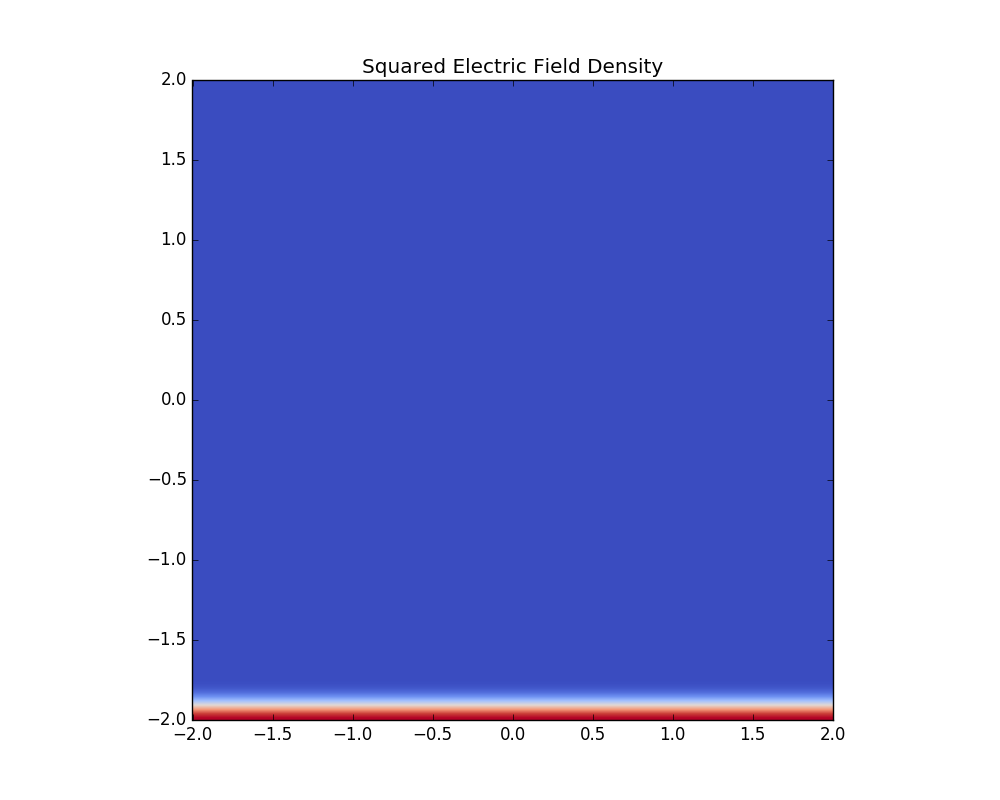
#> input picture data/wave_images/Screen_n0.png, 1000 x 800 px; its folder holds 4 pictures in this run
$ python Anim_wave.py
#> lines starting #> are read from the running program, lines starting #| are printed output that depends on the picture
from matplotlib import pyplot as plt
from matplotlib import animation
import matplotlib.image as mgimg
import numpy as np

#set up the figure
fig = plt.figure()
ax = plt.gca()

#initialization of animation, plot array of zeros
def init():
    imobj.set_data(np.zeros((200, 200)))

    return  imobj,

def animate(i):
    ## Read in picture
    #fname ="/home/nick/Python_code/gitnonlinearcq/data/wave_images/Screen_n{}.png".format(i)
#> called with i = 0
    fname ="data/wave_images/Screen_n{}.png".format(i)
#    fname ="/home/nick/Python_code/Anim/wave_imag/GIBCe2_height02_outer_magnet_n{}.png".format(i)
    ## here I use [-1::-1], to invert the array
    # IOtherwise it plots up-side down
    img = mgimg.imread(fname)[-1::-1]
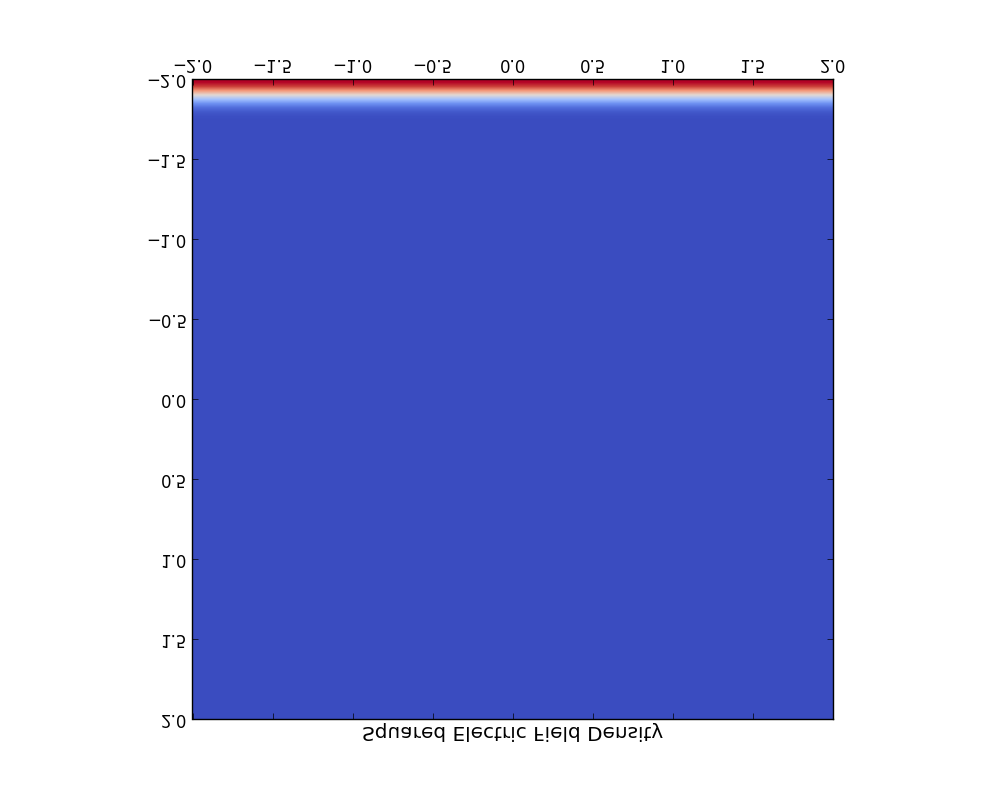
#> img: shape (800, 1000, 4) float32; mean R, G, B, A 0.608, 0.642, 0.862, 1
    imobj.set_data(img)

    return  imobj,


## create an AxesImage object
imobj = ax.imshow( np.zeros((200, 200)), origin='lower', alpha=1.0, zorder=1, aspect=1 )


anim = animation.FuncAnimation(fig, animate, init_func=init, repeat = True,
                               frames=range(0,100), interval=20, blit=True, repeat_delay=500)
anim.save('NonlinearDonut.mp4',fps=40,dpi=300,bitrate=-1)
#> call 2 of animate, with i = 1
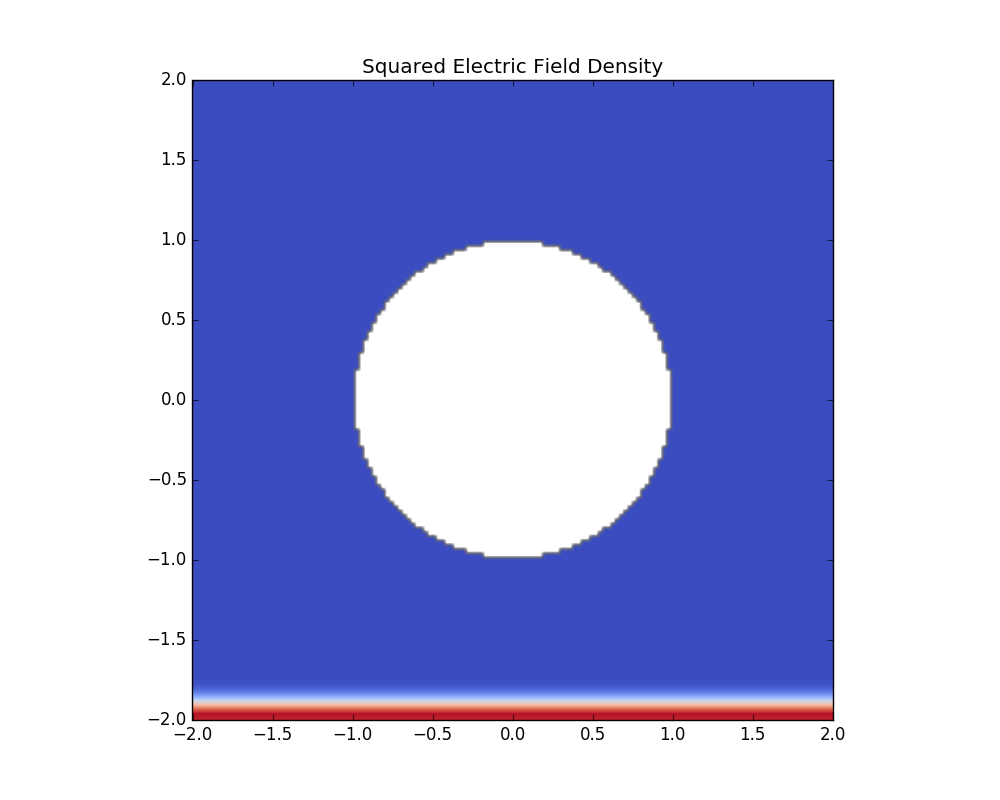
#> input picture data/wave_images/Screen_n1.png, 1000 x 800 px
#> in animate (call 2), `img = mgimg.imread(fname)[-1::-1]`:
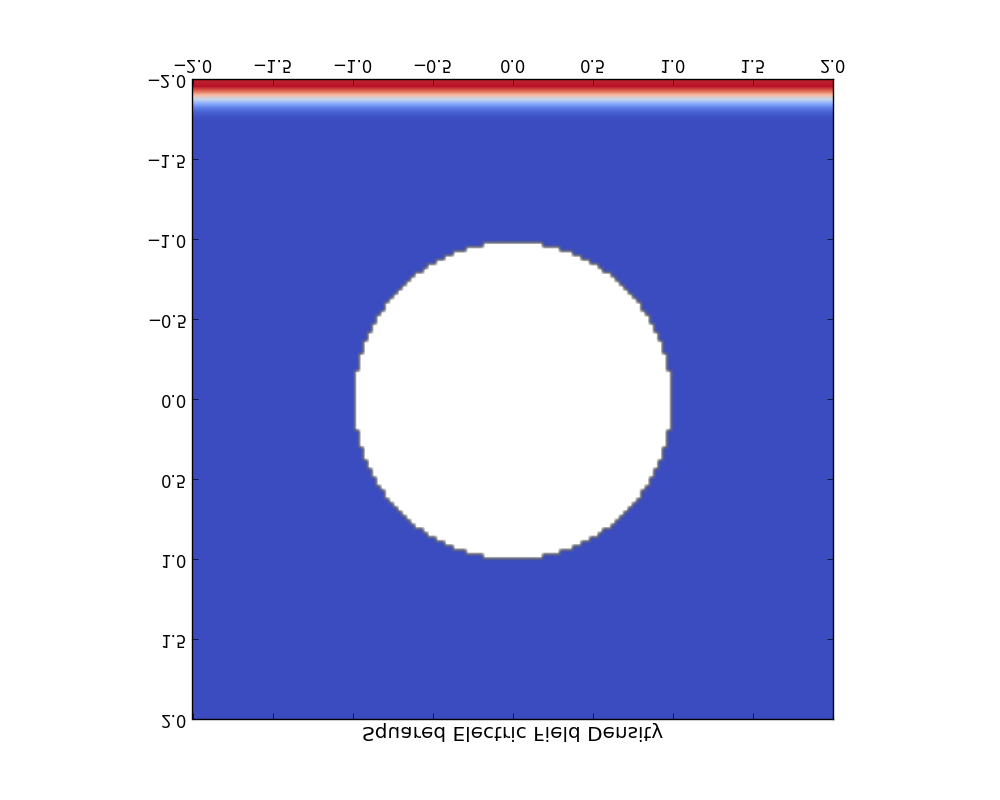
#> img: shape (800, 1000, 4) float32; mean R, G, B, A 0.684, 0.71, 0.884, 1
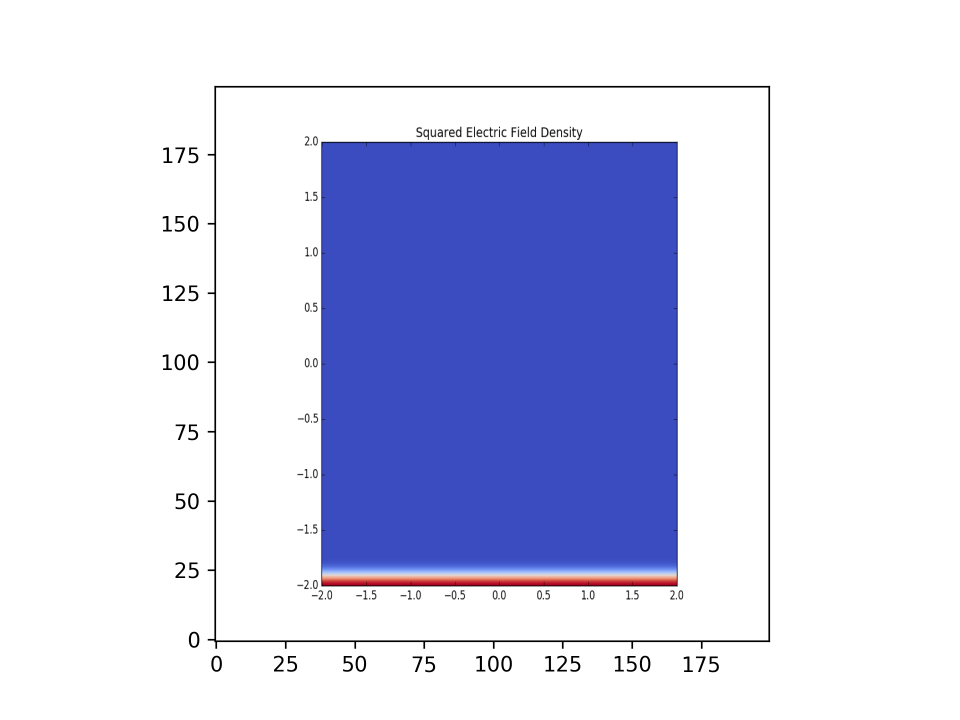
#> saved as NonlinearDonut.mp4: PIL image 1920x1440 RGBA (shown at 1/2 size); mean R, G, B, A 208.3, 211.7, 237.2, 255
#> (the run stopped early here; a loop or call above may not have finished)
